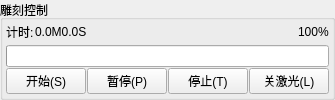
        <widget class="QGroupBox" name="gb_CrvCtrl">
         <property name="sizePolicy">
          <sizepolicy hsizetype="Preferred" vsizetype="Fixed">
           <horstretch>0</horstretch>
           <verstretch>0</verstretch>
          </sizepolicy>
         </property>
         <property name="title">
          <string>雕刻控制</string>
         </property>
         <layout class="QVBoxLayout" name="ly_gbCrvCtrl" stretch="0,0,0">
          <property name="spacing">
           <number>1</number>
          </property>
          <property name="leftMargin">
           <number>3</number>
          </property>
          <property name="topMargin">
           <number>0</number>
          </property>
          <property name="rightMargin">
           <number>3</number>
          </property>
          <property name="bottomMargin">
           <number>3</number>
          </property>
          <item>
           <layout class="QHBoxLayout" name="ly_CrvTimer" stretch="0,0,0,0">
            <property name="spacing">
             <number>1</number>
            </property>
            <item>
             <widget class="QLabel" name="lb_CrvT">
              <property name="sizePolicy">
               <sizepolicy hsizetype="Minimum" vsizetype="Minimum">
                <horstretch>0</horstretch>
                <verstretch>0</verstretch>
               </sizepolicy>
              </property>
              <property name="text">
               <string>计时:</string>
              </property>
             </widget>
            </item>
            <item>
             <widget class="QLabel" name="lb_CrvValT">
              <property name="sizePolicy">
               <sizepolicy hsizetype="Preferred" vsizetype="Preferred">
                <horstretch>0</horstretch>
                <verstretch>0</verstretch>
               </sizepolicy>
              </property>
              <property name="text">
               <string>0.0M0.0S</string>
              </property>
             </widget>
            </item>
            <item>
             <spacer name="sp_Crv1">
              <property name="orientation">
               <enum>Qt::Horizontal</enum>
              </property>
              <property name="sizeHint" stdset="0">
               <size>
                <width>40</width>
                <height>20</height>
               </size>
              </property>
             </spacer>
            </item>
            <item>
             <widget class="QLabel" name="lb_CrvPct">
              <property name="sizePolicy">
               <sizepolicy hsizetype="Minimum" vsizetype="Minimum">
                <horstretch>0</horstretch>
                <verstretch>0</verstretch>
               </sizepolicy>
              </property>
              <property name="text">
               <string>100%</string>
              </property>
             </widget>
            </item>
           </layout>
          </item>
          <item>
           <widget class="QProgressBar" name="pb_Crv">
            <property name="sizePolicy">
             <sizepolicy hsizetype="Preferred" vsizetype="Fixed">
              <horstretch>0</horstretch>
              <verstretch>0</verstretch>
             </sizepolicy>
            </property>
            <property name="whatsThis">
             <string/>
            </property>
            <property name="value">
             <number>0</number>
            </property>
            <property name="textVisible">
             <bool>false</bool>
            </property>
           </widget>
          </item>
          <item>
           <layout class="QHBoxLayout" name="ly_CrvBtn">
            <property name="spacing">
             <number>1</number>
            </property>
            <property name="sizeConstraint">
             <enum>QLayout::SetDefaultConstraint</enum>
            </property>
            <item>
             <widget class="QPushButton" name="btn_CrvStart">
              <property name="sizePolicy">
               <sizepolicy hsizetype="Preferred" vsizetype="Fixed">
                <horstretch>0</horstretch>
                <verstretch>0</verstretch>
               </sizepolicy>
              </property>
              <property name="text">
               <string>开始(S)</string>
              </property>
             </widget>
            </item>
            <item>
             <widget class="QPushButton" name="btn_CrvPause">
              <property name="sizePolicy">
               <sizepolicy hsizetype="Preferred" vsizetype="Fixed">
                <horstretch>0</horstretch>
                <verstretch>0</verstretch>
               </sizepolicy>
              </property>
              <property name="text">
               <string>暂停(P)</string>
              </property>
             </widget>
            </item>
            <item>
             <widget class="QPushButton" name="btn_CrvStop">
              <property name="sizePolicy">
               <sizepolicy hsizetype="Preferred" vsizetype="Fixed">
                <horstretch>0</horstretch>
                <verstretch>0</verstretch>
               </sizepolicy>
              </property>
              <property name="text">
               <string>停止(T)</string>
              </property>
             </widget>
            </item>
            <item>
             <widget class="QPushButton" name="btn_CrvClsLas">
              <property name="sizePolicy">
               <sizepolicy hsizetype="Preferred" vsizetype="Fixed">
                <horstretch>0</horstretch>
                <verstretch>0</verstretch>
               </sizepolicy>
              </property>
              <property name="minimumSize">
               <size>
                <width>0</width>
                <height>0</height>
               </size>
              </property>
              <property name="maximumSize">
               <size>
                <width>16777215</width>
                <height>16777215</height>
               </size>
              </property>
              <property name="text">
               <string>关激光(L)</string>
              </property>
             </widget>
            </item>
           </layout>
          </item>
         </layout>
         <zorder>pb_Crv</zorder>
         <zorder></zorder>
        </widget>
